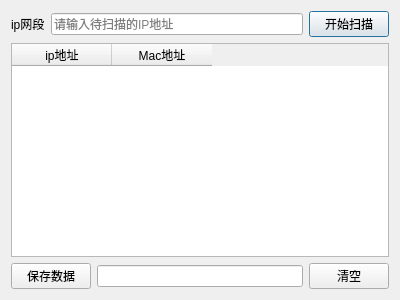
<?xml version="1.0" encoding="UTF-8"?>
<ui version="4.0">
 <class>Dialog</class>
 <widget class="QDialog" name="Dialog">
  <property name="geometry">
   <rect>
    <x>0</x>
    <y>0</y>
    <width>400</width>
    <height>300</height>
   </rect>
  </property>
  <property name="windowTitle">
   <string>Dialog</string>
  </property>
  <layout class="QHBoxLayout" name="horizontalLayout_2">
   <item>
    <layout class="QVBoxLayout" name="verticalLayout">
     <item>
      <layout class="QHBoxLayout" name="horizontalLayout" stretch="1,8,2">
       <item>
        <widget class="QLabel" name="label">
         <property name="text">
          <string>ip网段</string>
         </property>
        </widget>
       </item>
       <item>
        <widget class="QLineEdit" name="lineEdit">
         <property name="placeholderText">
          <string>请输入待扫描的IP地址</string>
         </property>
        </widget>
       </item>
       <item>
        <widget class="QPushButton" name="button">
         <property name="text">
          <string>开始扫描</string>
         </property>
        </widget>
       </item>
      </layout>
     </item>
     <item>
      <widget class="QTableWidget" name="tableWidget">
       <column>
        <property name="text">
         <string>ip地址</string>
        </property>
       </column>
       <column>
        <property name="text">
         <string>Mac地址</string>
        </property>
       </column>
      </widget>
     </item>
     <item>
      <layout class="QHBoxLayout" name="horizontalLayout_3" stretch="4,0,4">
       <item>
        <widget class="QPushButton" name="buttonSave">
         <property name="sizePolicy">
          <sizepolicy hsizetype="Fixed" vsizetype="Fixed">
           <horstretch>0</horstretch>
           <verstretch>0</verstretch>
          </sizepolicy>
         </property>
         <property name="text">
          <string>保存数据</string>
         </property>
        </widget>
       </item>
       <item>
        <widget class="QLineEdit" name="lineEdit_2"/>
       </item>
       <item>
        <widget class="QPushButton" name="buttonCE">
         <property name="sizePolicy">
          <sizepolicy hsizetype="Fixed" vsizetype="Fixed">
           <horstretch>0</horstretch>
           <verstretch>0</verstretch>
          </sizepolicy>
         </property>
         <property name="text">
          <string>清空</string>
         </property>
        </widget>
       </item>
      </layout>
     </item>
    </layout>
   </item>
  </layout>
 </widget>
 <resources/>
 <connections/>
</ui>
